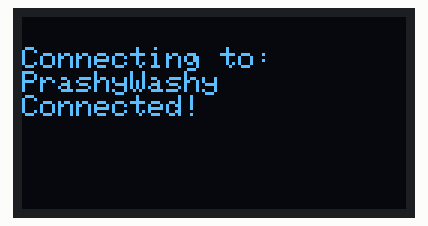
Recording of a sketch running on a simulated ESP32. On the bench: 128×64 one-colour display. WiFi joins after 1.5 s; servers stay silent unless stated; the local clock reads 2024-03-15 10:24:30 at power-on unless the sketch sets it; what the sketch prints to the serial monitor is not drawn.

Above: at 1.6 s.
At 2.7 s:
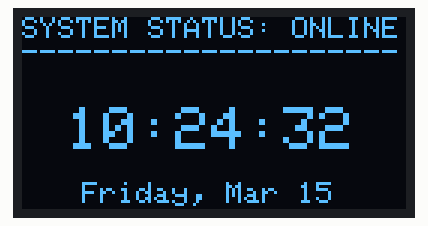
At 10.9 s:
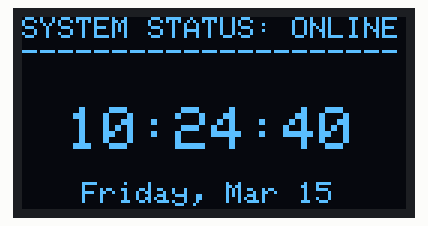
At 20.1 s:
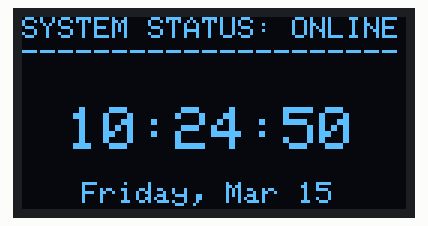
At 29.3 s:
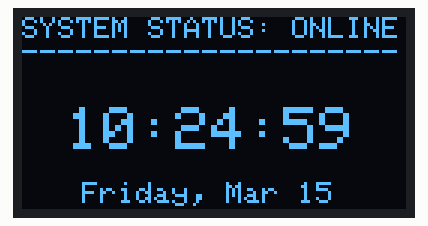
At 38.6 s:
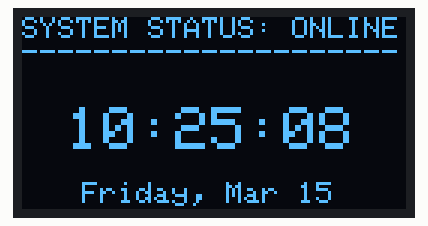

Measured:
- what the display in image 0 shows lasts 1.0 s, from 1.6 s to 2.6 s

The sketch:

Esp32_Clock.ino
```cpp
#include <Wire.h>
#include <Adafruit_GFX.h>
#include <Adafruit_SSD1306.h>
#include <WiFi.h>
#include "time.h"

// 1. Credentials
const char* ssid       = "PrashyWashy";
const char* password   = "rompot2009";

// 2. Time Configuration (GMT+1 Example)
// For California (PST)
const long  gmtOffset_sec = -28800;
const int   daylightOffset_sec = 0; // Change to 3600 starting tomorrow!
const char* ntpServer = "pool.ntp.org";

#define SCREEN_WIDTH 128
#define SCREEN_HEIGHT 64
Adafruit_SSD1306 display(SCREEN_WIDTH, SCREEN_HEIGHT, &Wire, -1);

void setup() {
  Serial.begin(115200);

  // Initialize Display
  if(!display.begin(SSD1306_SWITCHCAPVCC, 0x3C)) {
    Serial.println(F("SSD1306 allocation failed"));
    for(;;);
  }

  // Initial Screen Message
  display.clearDisplay();
  display.setTextSize(1);
  display.setTextColor(SSD1306_WHITE);
  display.setCursor(0, 10);
  display.println("Connecting to:");
  display.println(ssid);
  display.display();

  // Connect to Hotspot
  WiFi.begin(ssid, password);
  while (WiFi.status() != WL_CONNECTED) {
    delay(500);
    Serial.print(".");
  }

  Serial.println("\nWiFi Connected");
  display.println("Connected!");
  display.display();

  // Initialize Time
  configTime(gmtOffset_sec, daylightOffset_sec, ntpServer);
  delay(1000); // Give it a second to sync
}

void loop() {
  struct tm timeinfo;

  display.clearDisplay();
  display.setCursor(0, 0);
  display.setTextSize(1);
  display.println("SYSTEM STATUS: ONLINE");
  display.println("---------------------");

  if(!getLocalTime(&timeinfo)){
    display.setCursor(0, 30);
    display.println("Time Sync Error");
  } else {
    // Large font for the actual time
    display.setTextSize(2);
    display.setCursor(15, 30);
    display.printf("%02d:%02d:%02d", timeinfo.tm_hour, timeinfo.tm_min, timeinfo.tm_sec);

    // Small font for the date
    display.setTextSize(1);
    display.setCursor(20, 55);
    display.print(&timeinfo, "%A, %b %d");
  }

  display.display();
  delay(1000);
}
```
